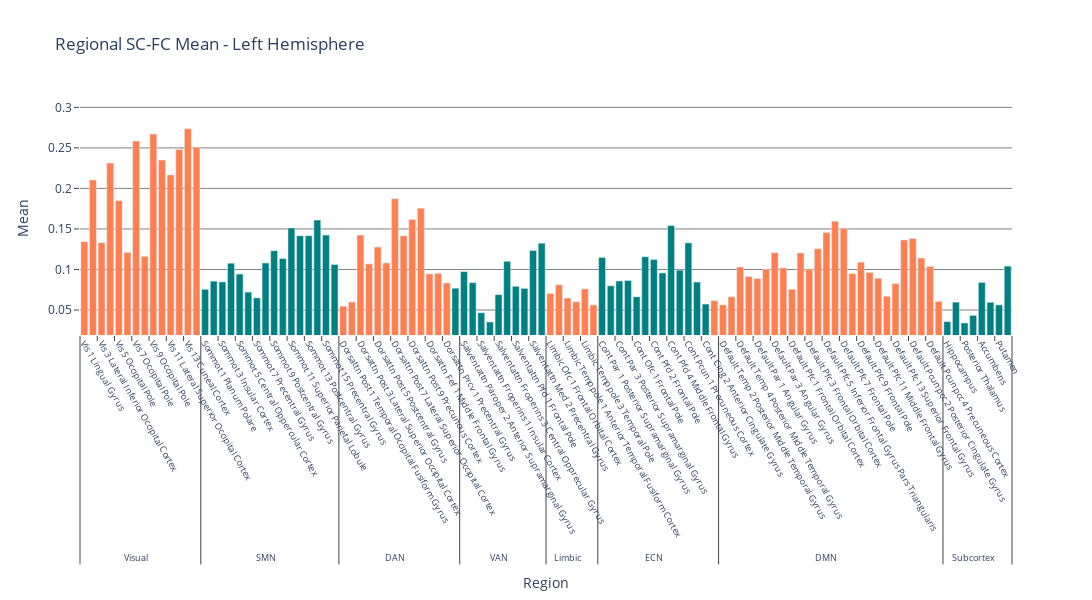
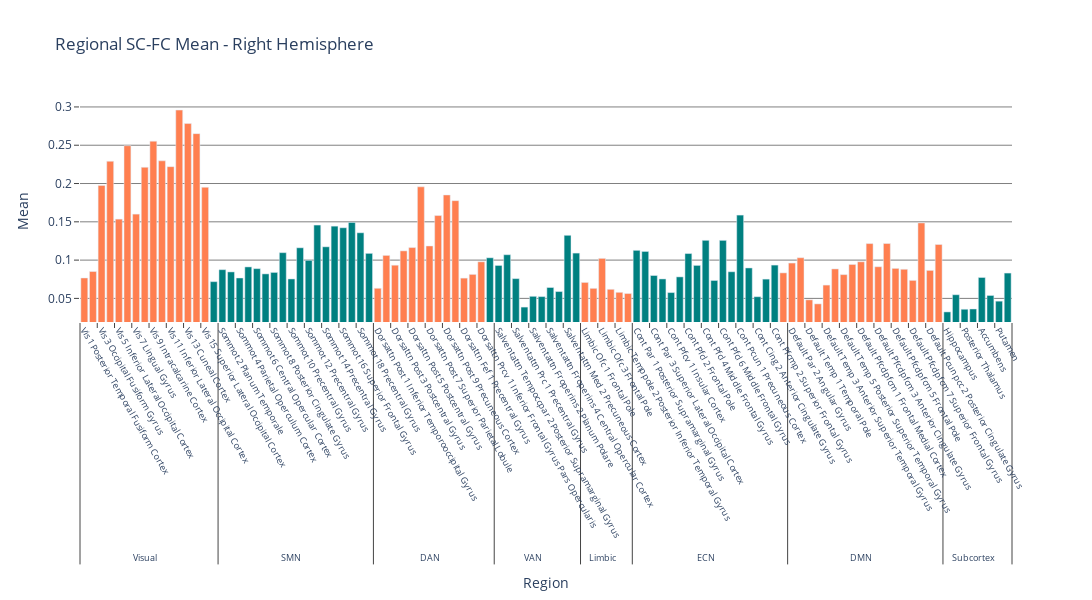

Here is the notebook cell these charts were saved with, in order:
### Code cell
import plotly.graph_objs as go

leb['plot'] = leb['regions'].str.replace('L_', '', regex=True)
leb['plot'] = leb['plot'].str.replace('R_', '', regex=True)
leb['plot'] = leb['plot'].str.replace('_', ' ', regex=True)
leb['plot'] = leb['plot'].str.title()

#set y range so all plots will be on the same y limits
y_min = data_mean.values.min()
y_max = data_mean.values.max()
y_margin = (y_max - y_min) * 0.05
y_range = [y_min - y_margin, y_max + y_margin]

####### LEFT HEMISPHERE ####
x_inner = leb['plot'].iloc[left].tolist()+ leb['plot'].iloc[subl].tolist()
x_outer = leb['networks'].iloc[left].tolist() +leb['networks'].iloc[subl].tolist()
cc = leb['colors'].iloc[left].tolist() +leb['colors'].iloc[subl].tolist()
x = [x_outer,x_inner]
bar_trace = go.Bar(
    x=x,  
    y=data_mean.iloc[left].tolist()+data_mean.iloc[subl].tolist(),
    orientation='v',
    name='Mean',
    marker_color=cc)

layout = go.Layout(
    title='Regional SC-FC Mean - Left Hemisphere',
    xaxis=dict(
        title='Region',
        type='multicategory',
        tickangle=60,
        automargin=True,
        mirror=True,
        ticks='outside',
        showline=False,
        linecolor='dimgray',
        linewidth=0.2,
        tickfont=dict(size=9),
    ),
    yaxis=dict(title='Mean', range=y_range, 
        showgrid=True,
        mirror=True,
        ticks='outside',
        showline=False,
        linecolor='dimgray',
        dtick=0.05,
        gridcolor='grey'               
),  
    width=1100,
    height=600,    
    plot_bgcolor='white',  # Set plot background color to white
    paper_bgcolor='white'
)
fig = go.Figure(data=[bar_trace], layout=layout)
fig.show()


####### RIGHT HEMISPHERE ####
x_inner = leb['plot'].iloc[right].tolist()+ leb['plot'].iloc[subr].tolist()
x_outer = leb['networks'].iloc[right].tolist() +leb['networks'].iloc[subr].tolist()
cc = leb['colors'].iloc[right].tolist() +leb['colors'].iloc[subr].tolist()
x = [x_outer,x_inner]
bar_trace = go.Bar(
    x=x,  
    y=data_mean.iloc[right].tolist()+data_mean.iloc[subr].tolist(),
    orientation='v',
    name='Mean',
    marker_color=cc)

layout = go.Layout(
    title='Regional SC-FC Mean - Right Hemisphere',
    xaxis=dict(
        title='Region',
        type='multicategory',
        tickangle=60,
        automargin=True,
        mirror=True,
        ticks='outside',
        showline=False,
        linecolor='dimgray',
        linewidth=0.2,
        tickfont=dict(size=9),
    ),
    yaxis=dict(title='Mean', range=y_range, 
        showgrid=True,
        mirror=True,
        ticks='outside',
        showline=False,
        linecolor='dimgray',
        dtick=0.05,
        gridcolor='grey'               
),  
    width=1100,
    height=600,    
    plot_bgcolor='white',  # Set plot background color to white
    paper_bgcolor='white'
)
fig = go.Figure(data=[bar_trace], layout=layout)
fig.show()

### Figure 1 — Plotly figure (JSON) as saved in the notebook; plotly's stock layout.template omitted (floating-point values rounded to 4 significant figures; data arrays with more than 128 entries replaced by an {"elided": "..."} marker saying what was removed)
{"data": [{"marker": {"color": ["coral", "coral", "coral", "coral", "coral", "coral", "coral", "coral", "coral", "coral", "coral", "coral", "coral", "coral", "teal", "teal", "teal", "teal", "teal", "teal", "teal", "teal", "teal", "teal", "teal", "teal", "teal", "teal", "teal", "teal", "coral", "coral", "coral", "coral", "coral", "coral", "coral", "coral", "coral", "coral", "coral", "coral", "coral", "teal", "teal", "teal", "teal", "teal", "teal", "teal", "teal", "teal", "teal", "teal", "coral", "coral", "coral", "coral", "coral", "coral", "teal", "teal", "teal", "teal", "teal", "teal", "teal", "teal", "teal", "teal", "teal", "teal", "teal", "coral", "coral", "coral", "coral", "coral", "coral", "coral", "coral", "coral", "coral", "coral", "coral", "coral", "coral", "coral", "coral", "coral", "coral", "coral", "coral", "coral", "coral", "coral", "coral", "coral", "coral", "coral", "teal", "teal", "teal", "teal", "teal", "teal", "teal", "teal"]}, "name": "Mean", "orientation": "v", "type": "bar", "x": {"elided": "2x108 str values"}, "y": [0.1342, 0.2102, 0.1329, 0.2312, 0.1849, 0.1211, 0.2584, 0.1162, 0.267, 0.2349, 0.2167, 0.2479, 0.2735, 0.2508, 0.07557, 0.0856, 0.08462, 0.1077, 0.0944, 0.07212, 0.06498, 0.108, 0.1231, 0.1135, 0.1512, 0.1415, 0.1417, 0.1609, 0.1425, 0.1061, 0.05478, 0.05991, 0.1424, 0.1069, 0.1277, 0.1081, 0.1873, 0.1415, 0.1618, 0.1756, 0.09459, 0.09521, 0.08335, 0.07691, 0.09741, 0.0838, 0.04664, 0.03525, 0.06896, 0.1101, 0.07924, 0.07664, 0.1234, 0.1324, 0.07032, 0.08123, 0.06482, 0.06015, 0.07604, 0.05627, 0.1149, 0.07984, 0.08581, 0.08645, 0.0663, 0.1157, 0.1124, 0.09576, 0.1541, 0.09918, 0.1328, 0.08453, 0.05738, 0.06154, 0.05628, 0.06626, 0.103, 0.09139, 0.08879, 0.1002, 0.1207, 0.1019, 0.07559, 0.1204, 0.1006, 0.1256, 0.1456, 0.1595, 0.1504, 0.0948, 0.1091, 0.09644, 0.08919, 0.06684, 0.08257, 0.1364, 0.1381, 0.1141, 0.1038, 0.06058, 0.03566, 0.0597, 0.03404, 0.0433, 0.08407, 0.05956, 0.05631, 0.1042]}], "layout": {"height": 600, "paper_bgcolor": "white", "plot_bgcolor": "white", "title": {"text": "Regional SC-FC Mean - Left Hemisphere"}, "width": 1100, "xaxis": {"automargin": true, "autorange": true, "linecolor": "dimgray", "linewidth": 0.2, "mirror": true, "range": [-0.5, 107.5], "showline": false, "tickangle": 60, "tickfont": {"size": 9}, "ticks": "outside", "title": {"text": "Region"}, "type": "multicategory"}, "yaxis": {"dtick": 0.05, "gridcolor": "grey", "linecolor": "dimgray", "mirror": true, "range": [0.01919, 0.3091], "showgrid": true, "showline": false, "ticks": "outside", "title": {"text": "Mean"}, "type": "linear"}}}

### Figure 2 — Plotly figure (JSON) as saved in the notebook; plotly's stock layout.template omitted (floating-point values rounded to 4 significant figures; data arrays with more than 128 entries replaced by an {"elided": "..."} marker saying what was removed)
{"data": [{"marker": {"color": ["coral", "coral", "coral", "coral", "coral", "coral", "coral", "coral", "coral", "coral", "coral", "coral", "coral", "coral", "coral", "teal", "teal", "teal", "teal", "teal", "teal", "teal", "teal", "teal", "teal", "teal", "teal", "teal", "teal", "teal", "teal", "teal", "teal", "teal", "coral", "coral", "coral", "coral", "coral", "coral", "coral", "coral", "coral", "coral", "coral", "coral", "coral", "teal", "teal", "teal", "teal", "teal", "teal", "teal", "teal", "teal", "teal", "teal", "coral", "coral", "coral", "coral", "coral", "coral", "teal", "teal", "teal", "teal", "teal", "teal", "teal", "teal", "teal", "teal", "teal", "teal", "teal", "teal", "teal", "teal", "teal", "coral", "coral", "coral", "coral", "coral", "coral", "coral", "coral", "coral", "coral", "coral", "coral", "coral", "coral", "coral", "coral", "coral", "coral", "coral", "teal", "teal", "teal", "teal", "teal", "teal", "teal", "teal"]}, "name": "Mean", "orientation": "v", "type": "bar", "x": {"elided": "2x108 str values"}, "y": [0.07666, 0.0851, 0.1975, 0.2291, 0.1535, 0.2494, 0.1601, 0.2212, 0.2553, 0.2296, 0.222, 0.2959, 0.2783, 0.2652, 0.1951, 0.07188, 0.08752, 0.08458, 0.07668, 0.09113, 0.08886, 0.08201, 0.08391, 0.1097, 0.0754, 0.1161, 0.09971, 0.1458, 0.1174, 0.1443, 0.1422, 0.1492, 0.1357, 0.1088, 0.0632, 0.1061, 0.09334, 0.1121, 0.1164, 0.1957, 0.1185, 0.1582, 0.1851, 0.1776, 0.07648, 0.08134, 0.09779, 0.103, 0.09302, 0.107, 0.07581, 0.03866, 0.05273, 0.05236, 0.06423, 0.05895, 0.1324, 0.1092, 0.07083, 0.06311, 0.1022, 0.06186, 0.05794, 0.05635, 0.1128, 0.1113, 0.0799, 0.07542, 0.05762, 0.07811, 0.1086, 0.0931, 0.1258, 0.07343, 0.1258, 0.0848, 0.1588, 0.08977, 0.0522, 0.0752, 0.09351, 0.08333, 0.09617, 0.1031, 0.04811, 0.04285, 0.06738, 0.08849, 0.08106, 0.09431, 0.09781, 0.1216, 0.09132, 0.1217, 0.08917, 0.08802, 0.0735, 0.1486, 0.08656, 0.1204, 0.03237, 0.0548, 0.03583, 0.0362, 0.07731, 0.05385, 0.0464, 0.08309]}], "layout": {"height": 600, "paper_bgcolor": "white", "plot_bgcolor": "white", "title": {"text": "Regional SC-FC Mean - Right Hemisphere"}, "width": 1100, "xaxis": {"automargin": true, "autorange": true, "linecolor": "dimgray", "linewidth": 0.2, "mirror": true, "range": [-0.5, 107.5], "showline": false, "tickangle": 60, "tickfont": {"size": 9}, "ticks": "outside", "title": {"text": "Region"}, "type": "multicategory"}, "yaxis": {"dtick": 0.05, "gridcolor": "grey", "linecolor": "dimgray", "mirror": true, "range": [0.01919, 0.3091], "showgrid": true, "showline": false, "ticks": "outside", "title": {"text": "Mean"}, "type": "linear"}}}
